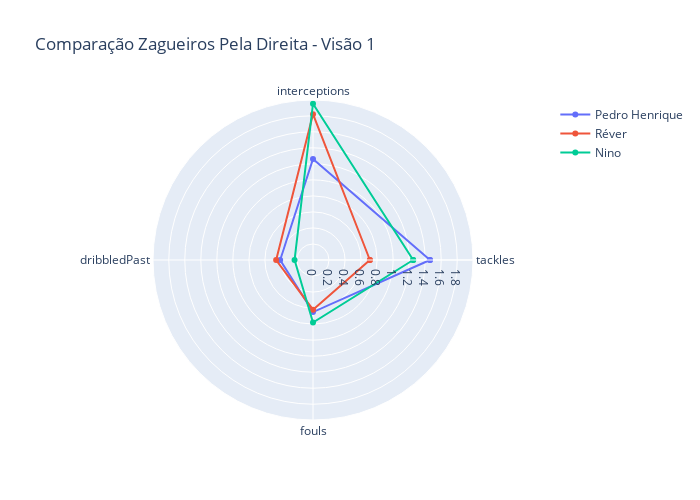

Here is the notebook cell this chart was saved with:
### Code cell
categories = labelszag1[1:]
categories = [*categories, categories[0]]

players = df_zd_vw1.values.tolist()

player_1 = players[0][1:]
player_1 = [*player_1, player_1[0]]
player_2 = players[1][1:]
player_2 = [*player_2, player_2[0]]
player_3 = players[2][1:]
player_3 = [*player_3, player_3[0]]

fig = go.Figure(
    data = [ go.Scatterpolar(r=player_1, theta = categories, name = players[0][0]),
             go.Scatterpolar(r=player_2, theta = categories, name = players[1][0]),
             go.Scatterpolar(r=player_3, theta = categories, name = players[2][0])],
    layout = go.Layout(
    autosize = False,
    width = 700,
    height = 500,
    title=go.layout.Title(text = 'Comparação Zagueiros Pela Direita - Visão 1'),
    polar = {'radialaxis':{'visible':True}},
    showlegend = True)
)

pyo.iplot(fig)

### Figure 1 — Plotly figure (JSON) as saved in the notebook; plotly's stock layout.template omitted (floating-point values rounded to 4 significant figures)
{"data": [{"name": "Pedro Henrique", "r": [1.46, 1.26, 0.41, 0.65, 1.46], "theta": ["tackles", "interceptions", "dribbledPast", "fouls", "tackles"], "type": "scatterpolar"}, {"name": "Réver", "r": [0.71, 1.82, 0.46, 0.62, 0.71], "theta": ["tackles", "interceptions", "dribbledPast", "fouls", "tackles"], "type": "scatterpolar"}, {"name": "Nino", "r": [1.25, 1.95, 0.23, 0.78, 1.25], "theta": ["tackles", "interceptions", "dribbledPast", "fouls", "tackles"], "type": "scatterpolar"}], "layout": {"autosize": false, "height": 500, "polar": {"radialaxis": {"visible": true}}, "showlegend": true, "title": {"text": "Comparação Zagueiros Pela Direita - Visão 1"}, "width": 700}}
